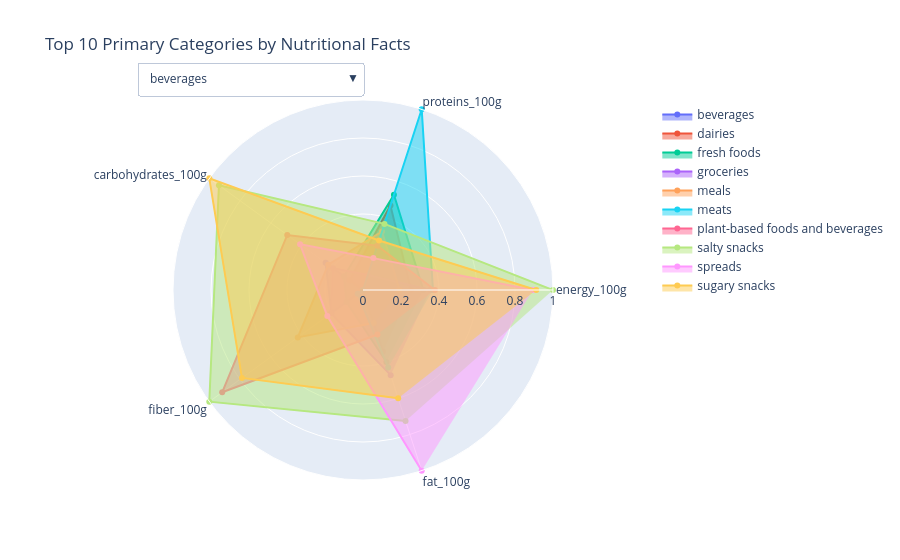

The notebook cell this image was saved under:
### Markdown cell above
### Radial chart

### Code cell
import pandas as pd
from modules.radar_chart import preprocess_data, create_radar_chart, create_radar_chart_with_dropdown

# Define the columns to analyze
category_col = 'category_level_1'
nutrient_cols = ['energy_100g', 'proteins_100g', 'carbohydrates_100g', 'fiber_100g', 'fat_100g']

# Preprocess the data
top_category_nutrition = preprocess_data(data, category_col, nutrient_cols, top_n=10)

# Extract categories and values
categories = top_category_nutrition[category_col]
values = top_category_nutrition[nutrient_cols]

# Create a radar chart
create_radar_chart(categories, values, title='Top 10 Primary Categories by Nutritional Facts')

# Create a radar chart with a dropdown
create_radar_chart_with_dropdown(categories, values, title='Top 10 Primary Categories by Nutritional Facts')

### Figure 1 — Plotly figure (JSON) as saved in the notebook; plotly's stock layout.template omitted (floating-point values rounded to 4 significant figures)
{"data": [{"fill": "toself", "name": "beverages", "r": [0, 0, 0.243, 0.2049, 0], "theta": ["energy_100g", "proteins_100g", "carbohydrates_100g", "fiber_100g", "fat_100g"], "type": "scatterpolar", "visible": true}, {"fill": "toself", "name": "dairies", "r": [0.2527, 0.4673, 0.08677, 0, 0.3401], "theta": ["energy_100g", "proteins_100g", "carbohydrates_100g", "fiber_100g", "fat_100g"], "type": "scatterpolar", "visible": true}, {"fill": "toself", "name": "fresh foods", "r": [0.3179, 0.5271, 0.1236, 0.1071, 0.3984], "theta": ["energy_100g", "proteins_100g", "carbohydrates_100g", "fiber_100g", "fat_100g"], "type": "scatterpolar", "visible": true}, {"fill": "toself", "name": "groceries", "r": [0.354, 0.08353, 0.195, 0.2085, 0.4713], "theta": ["energy_100g", "proteins_100g", "carbohydrates_100g", "fiber_100g", "fat_100g"], "type": "scatterpolar", "visible": true}, {"fill": "toself", "name": "meals", "r": [0.1925, 0.3238, 0.2263, 0.4244, 0.1829], "theta": ["energy_100g", "proteins_100g", "carbohydrates_100g", "fiber_100g", "fat_100g"], "type": "scatterpolar", "visible": true}, {"fill": "toself", "name": "meats", "r": [0.3682, 1, 0, 0.03452, 0.4292], "theta": ["energy_100g", "proteins_100g", "carbohydrates_100g", "fiber_100g", "fat_100g"], "type": "scatterpolar", "visible": true}, {"fill": "toself", "name": "plant-based foods and beverages", "r": [0.3781, 0.2446, 0.4928, 0.9161, 0.2461], "theta": ["energy_100g", "proteins_100g", "carbohydrates_100g", "fiber_100g", "fat_100g"], "type": "scatterpolar", "visible": true}, {"fill": "toself", "name": "salty snacks", "r": [1, 0.3659, 0.9372, 1, 0.7247], "theta": ["energy_100g", "proteins_100g", "carbohydrates_100g", "fiber_100g", "fat_100g"], "type": "scatterpolar", "visible": true}, {"fill": "toself", "name": "spreads", "r": [0.8943, 0.1765, 0.4093, 0.2323, 1.0], "theta": ["energy_100g", "proteins_100g", "carbohydrates_100g", "fiber_100g", "fat_100g"], "type": "scatterpolar", "visible": true}, {"fill": "toself", "name": "sugary snacks", "r": [0.9117, 0.2739, 1.0, 0.7876, 0.5991], "theta": ["energy_100g", "proteins_100g", "carbohydrates_100g", "fiber_100g", "fat_100g"], "type": "scatterpolar", "visible": true}], "layout": {"polar": {"radialaxis": {"range": [0, 1], "visible": true}}, "showlegend": true, "title": {"text": "Top 10 Primary Categories by Nutritional Facts"}, "updatemenus": [{"buttons": [{"args": [{"visible": [true, false, false, false, false, false, false, false, false, false]}], "label": "beverages", "method": "update"}, {"args": [{"visible": [false, true, false, false, false, false, false, false, false, false]}], "label": "dairies", "method": "update"}, {"args": [{"visible": [false, false, true, false, false, false, false, false, false, false]}], "label": "fresh foods", "method": "update"}, {"args": [{"visible": [false, false, false, true, false, false, false, false, false, false]}], "label": "groceries", "method": "update"}, {"args": [{"visible": [false, false, false, false, true, false, false, false, false, false]}], "label": "meals", "method": "update"}, {"args": [{"visible": [false, false, false, false, false, true, false, false, false, false]}], "label": "meats", "method": "update"}, {"args": [{"visible": [false, false, false, false, false, false, true, false, false, false]}], "label": "plant-based foods and beverages", "method": "update"}, {"args": [{"visible": [false, false, false, false, false, false, false, true, false, false]}], "label": "salty snacks", "method": "update"}, {"args": [{"visible": [false, false, false, false, false, false, false, false, true, false]}], "label": "spreads", "method": "update"}, {"args": [{"visible": [false, false, false, false, false, false, false, false, false, true]}], "label": "sugary snacks", "method": "update"}], "direction": "down", "showactive": true, "x": 0.1, "xanchor": "left", "y": 1.1, "yanchor": "top"}]}}
